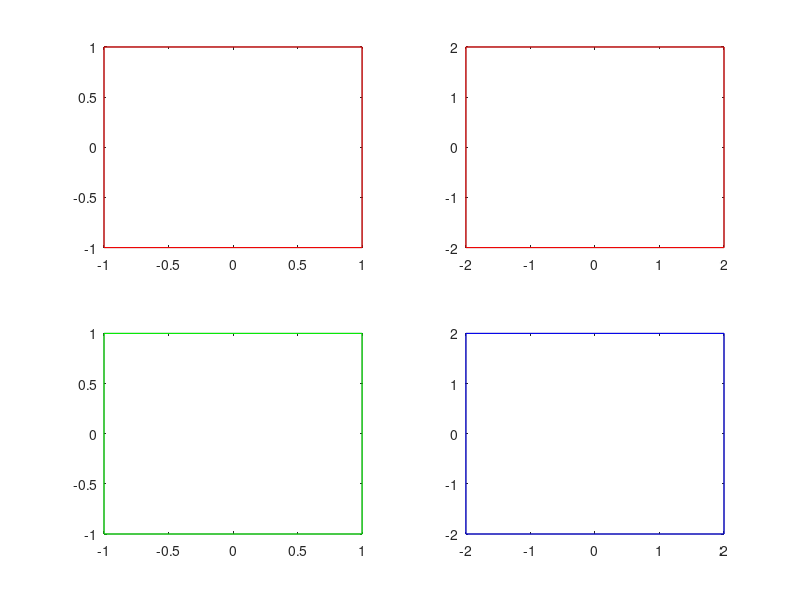

Here is the MATLAB script that generated this plot:
function out = testCase3()

    subplot(2,2,1);
    plot([-1 1 1 -1 -1], [-1 -1 1 1 -1], 'r');
    subplot(2,2,2);
    plot([-2 2 2 -2 -2], [-2 -2 2 2 -2], 'r');
    
    subplot(2,2,3);
    plot([-1 1 1 -1 -1], [-1 -1 1 1 -1], 'g');
    subplot(2,2,4);
    plot([-2 2 2 -2 -2], [-2 -2 2 2 -2], 'b');
    
end